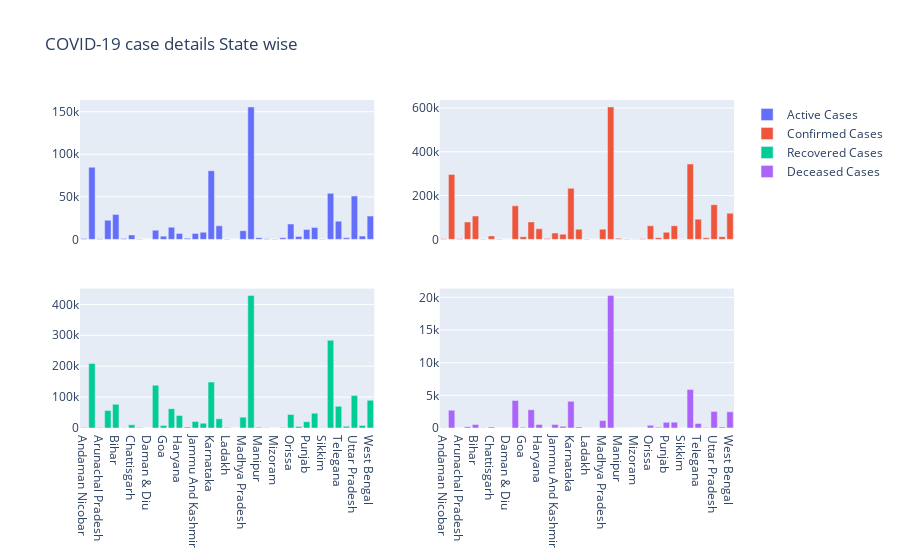

Write notebook code for a chart like this one.
### Code cell
fig=make_subplots(rows=2,cols=2,shared_xaxes=True)
barchart1=go.Bar(x=final_df.index,y=final_df['Confirmed Cases'],name='Confirmed Cases')
barchart2=go.Bar(x=final_df.index,y=final_df['Recovered Cases'],name='Recovered Cases')
barchart3=go.Bar(x=final_df.index,y=final_df['Deceased Cases'],name='Deceased Cases')
barchart4 = go.Bar(x=final_df.index, y=final_df['Active Cases'], name='Active Cases')
layout=go.Layout(title='Total Confirmed Cases in Each State')
fig.add_trace(barchart4,1,1)
fig.add_trace(barchart1, 1, 2)
fig.add_trace(barchart2, 2, 1)
fig.add_trace(barchart3, 2, 2)
fig.update_layout( title_text="COVID-19 case details State wise")
fig.show()

### Figure 1 — Plotly figure (JSON) as saved in the notebook; plotly's stock layout.template omitted (floating-point values rounded to 4 significant figures)
{"data": [{"name": "Active Cases", "type": "bar", "x": ["Andaman Nicobar", "Andhra Pradesh", "Arunachal Pradesh", "Assam", "Bihar", "Chandigarh", "Chattisgarh", "DN", "Daman & Diu", "Delhi", "Goa", "Gujarat", "Haryana", "Himachal Pradesh", "Jammu And Kashmir", "JH", "Karnataka", "Kerela", "Ladakh", "LD", "Madhya Pradesh", "Maharashtra", "Manipur", "Meghalaya", "Mizoram", "Nagaland", "Orissa", "Puducherry", "Punjab", "Rajasthan", "Sikkim", "Tamil Nadu", "Telegana", "Tripura", "Uttar Pradesh", "Uttarakhand", "West Bengal"], "xaxis": "x", "y": [1096, 84777, 843, 22630, 29370, 1003, 5277, 428, 0, 10852, 3825, 14335, 6881, 1321, 7048, 8464, 80642, 15946, 584, 0, 10231, 155580, 1936, 733, 417, 1918, 18108, 3290, 11653, 14089, 497, 54122, 21420, 1874, 50893, 3850, 27402], "yaxis": "y"}, {"name": "Confirmed Cases", "type": "bar", "x": ["Andaman Nicobar", "Andhra Pradesh", "Arunachal Pradesh", "Assam", "Bihar", "Chandigarh", "Chattisgarh", "DN", "Daman & Diu", "Delhi", "Goa", "Gujarat", "Haryana", "Himachal Pradesh", "Jammu And Kashmir", "JH", "Karnataka", "Kerela", "Ladakh", "LD", "Madhya Pradesh", "Maharashtra", "Manipur", "Meghalaya", "Mizoram", "Nagaland", "Orissa", "Puducherry", "Punjab", "Rajasthan", "Sikkim", "Tamil Nadu", "Telegana", "Tripura", "Uttar Pradesh", "Uttarakhand", "West Bengal"], "xaxis": "x2", "y": [2441, 296609, 2741, 79566, 106618, 2216, 16025, 1910, 0, 153367, 11994, 79816, 48040, 4174, 28892, 24067, 233283, 46140, 1966, 0, 46385, 604358, 4687, 1418, 789, 3455, 62294, 8031, 32695, 62630, 1200, 343945, 92255, 7219, 158216, 12493, 119578], "yaxis": "y2"}, {"name": "Recovered Cases", "type": "bar", "x": ["Andaman Nicobar", "Andhra Pradesh", "Arunachal Pradesh", "Assam", "Bihar", "Chandigarh", "Chattisgarh", "DN", "Daman & Diu", "Delhi", "Goa", "Gujarat", "Haryana", "Himachal Pradesh", "Jammu And Kashmir", "JH", "Karnataka", "Kerela", "Ladakh", "LD", "Madhya Pradesh", "Maharashtra", "Manipur", "Meghalaya", "Mizoram", "Nagaland", "Orissa", "Puducherry", "Punjab", "Rajasthan", "Sikkim", "Tamil Nadu", "Telegana", "Tripura", "Uttar Pradesh", "Uttarakhand", "West Bengal"], "xaxis": "x3", "y": [1316, 209100, 1893, 56735, 76706, 1183, 10598, 1480, 0, 138301, 8058, 62680, 40609, 2835, 21296, 15348, 148563, 30024, 1368, 0, 35025, 428514, 2734, 679, 372, 1530, 43780, 4627, 20180, 47654, 702, 283937, 70132, 5286, 104808, 8485, 89703], "yaxis": "y3"}, {"name": "Deceased Cases", "type": "bar", "x": ["Andaman Nicobar", "Andhra Pradesh", "Arunachal Pradesh", "Assam", "Bihar", "Chandigarh", "Chattisgarh", "DN", "Daman & Diu", "Delhi", "Goa", "Gujarat", "Haryana", "Himachal Pradesh", "Jammu And Kashmir", "JH", "Karnataka", "Kerela", "Ladakh", "LD", "Madhya Pradesh", "Maharashtra", "Manipur", "Meghalaya", "Mizoram", "Nagaland", "Orissa", "Puducherry", "Punjab", "Rajasthan", "Sikkim", "Tamil Nadu", "Telegana", "Tripura", "Uttar Pradesh", "Uttarakhand", "West Bengal"], "xaxis": "x4", "y": [29, 2732, 5, 201, 542, 30, 150, 2, 0, 4214, 111, 2801, 550, 18, 548, 255, 4078, 170, 14, 0, 1129, 20264, 17, 6, 0, 7, 406, 114, 862, 887, 1, 5886, 703, 59, 2515, 158, 2473], "yaxis": "y4"}], "layout": {"title": {"text": "COVID-19 case details State wise"}, "xaxis": {"anchor": "y", "domain": [0, 0.45], "matches": "x3", "showticklabels": false}, "xaxis2": {"anchor": "y2", "domain": [0.55, 1], "matches": "x4", "showticklabels": false}, "xaxis3": {"anchor": "y3", "domain": [0, 0.45]}, "xaxis4": {"anchor": "y4", "domain": [0.55, 1]}, "yaxis": {"anchor": "x", "domain": [0.575, 1]}, "yaxis2": {"anchor": "x2", "domain": [0.575, 1]}, "yaxis3": {"anchor": "x3", "domain": [0, 0.425]}, "yaxis4": {"anchor": "x4", "domain": [0, 0.425]}}}
